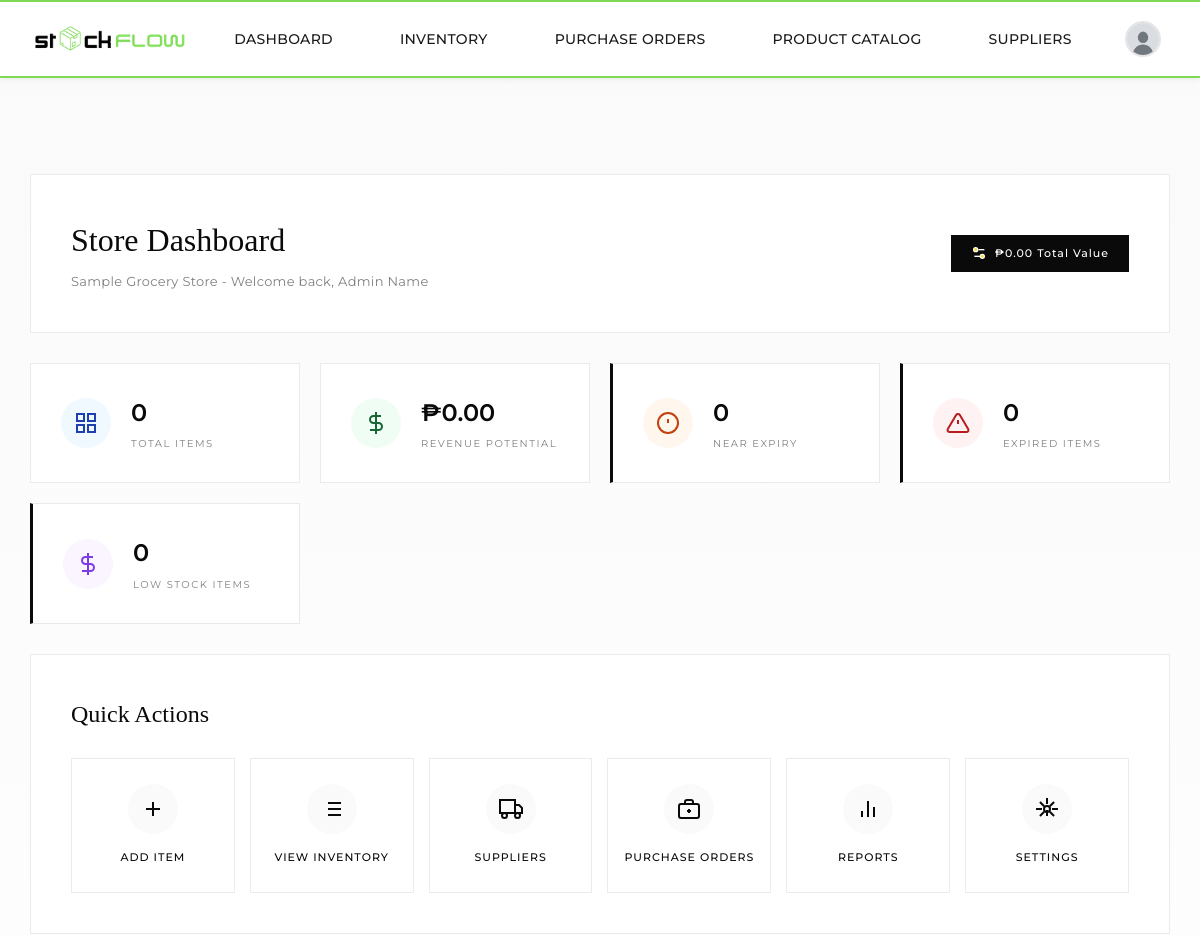
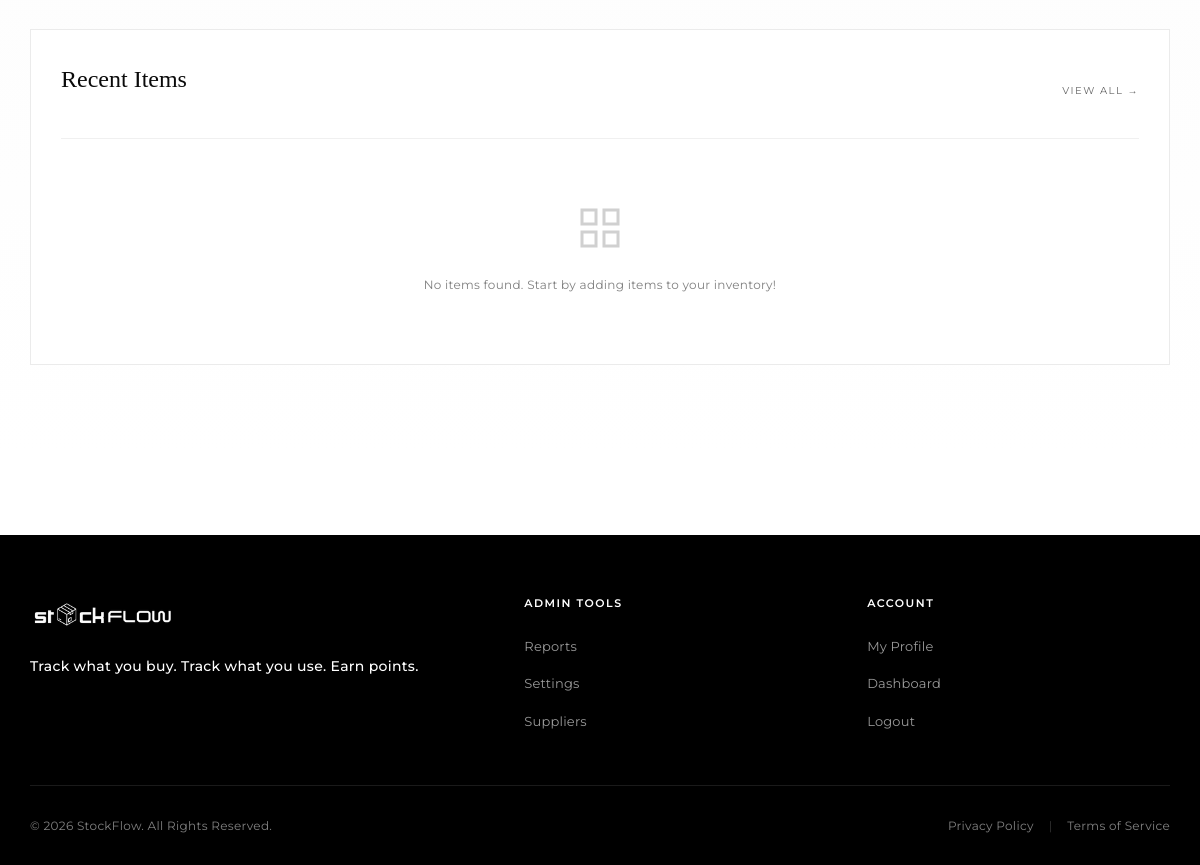
Page /grocery/grocery_dashboard.php (signed in) on the earlier database version (2 pictures, top to bottom).
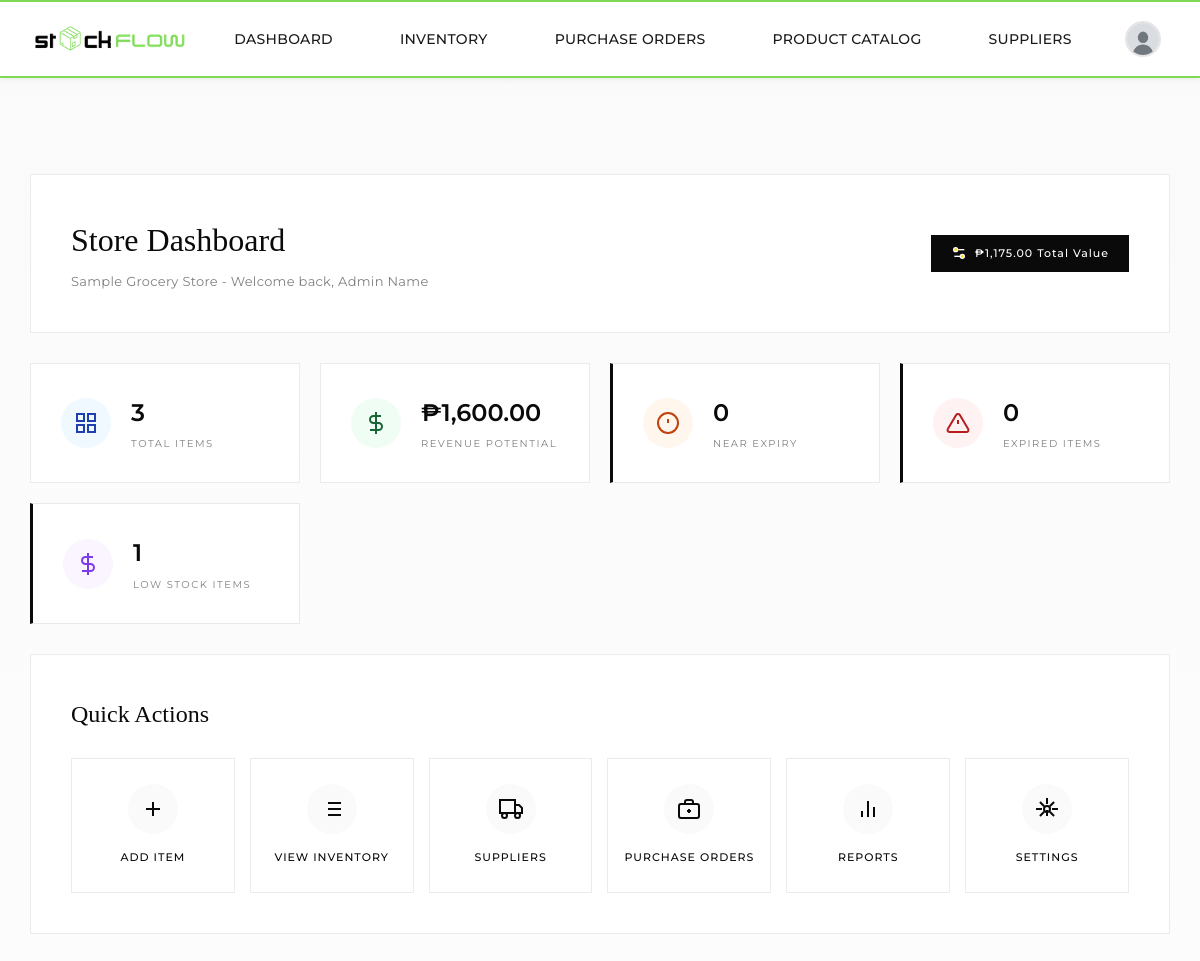
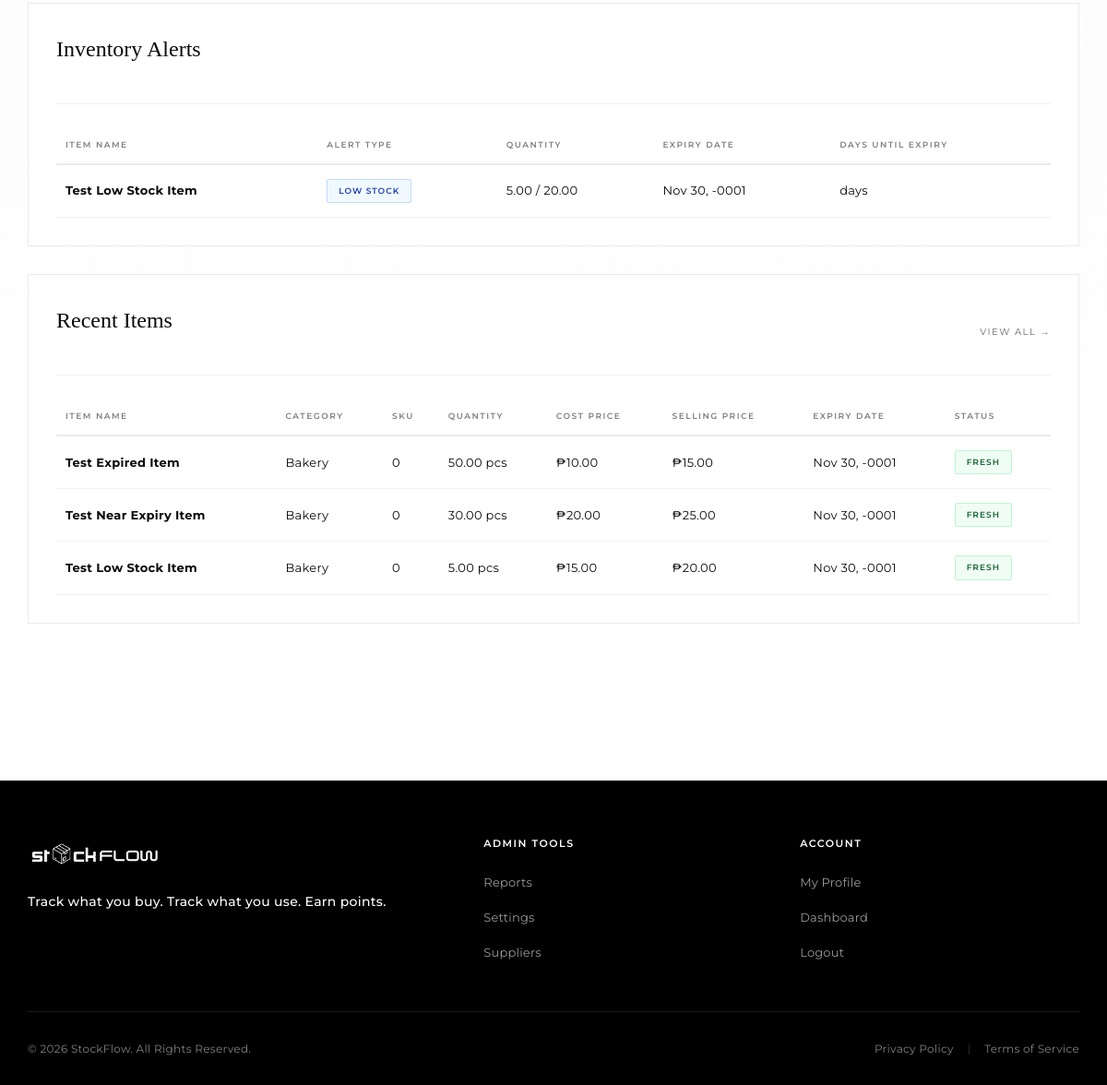
Same page on the later database version (2 pictures, top to bottom).
### tables this page shows
CREATE TABLE `grocery_items` (
  `item_id` int(11) NOT NULL,
  `item_name` varchar(255) NOT NULL,
  `barcode` varchar(100) DEFAULT NULL,
  `catalog_id` int(11) DEFAULT NULL,
  `category_id` int(11) NOT NULL,
  `supplier_id` int(11) DEFAULT NULL,
  `supplier_product_id` int(11) DEFAULT NULL COMMENT 'Links to specific supplier product with pricing',
  `purchase_order_id` int(11) DEFAULT NULL COMMENT 'Purchase order this item came from',
  `batch_number` varchar(100) DEFAULT NULL COMMENT 'Supplier batch/lot number for traceability',
  `received_date` date DEFAULT NULL COMMENT 'Date items were received from supplier',
  `quantity` decimal(10,2) NOT NULL,
  `unit` varchar(50) NOT NULL,
  `purchase_date` date NOT NULL,
  `expiry_date` date NOT NULL,
  `expiry_status` enum('fresh','near_expiry','expired') DEFAULT 'fresh',
  `alert_flag` tinyint(1) DEFAULT 0,
  `cost_price` decimal(10,2) DEFAULT NULL,
  `selling_price` decimal(10,2) DEFAULT NULL,
  `reorder_level` decimal(10,2) DEFAULT 10.00,
  `reorder_quantity` decimal(10,2) DEFAULT 50.00,
  `sku` varchar(100) DEFAULT NULL,
  `created_by` int(11) NOT NULL,
  `store_id` int(11) NOT NULL,
  `date_added` timestamp NOT NULL DEFAULT current_timestamp(),
  `last_updated` timestamp NOT NULL DEFAULT current_timestamp() ON UPDATE current_timestamp()
);

CREATE TABLE `categories` (
  `category_id` int(11) NOT NULL,
  `category_name` varchar(100) NOT NULL,
  `description` text DEFAULT NULL,
  `created_at` timestamp NOT NULL DEFAULT current_timestamp()
);

### includes/config.php (called while the page is built, shortened)
<?php
$baseUrl = '/StockFlow';
function getCurrentUserId() {
    return $_SESSION['user_id'] ?? null;
}
?>

### grocery/grocery_dashboard.php (the view, shortened to what the changed rows need)
<?php
require_once __DIR__ . '/../includes/config.php';
$conn = getDBConnection();
$user_id = getCurrentUserId();
$store_stmt = $conn->prepare("SELECT store_id FROM users WHERE user_id = ?");
$store_stmt->bind_param("i", $user_id);
$store_stmt->execute();
$store_result = $store_stmt->get_result();
$user_store = $store_result->fetch_assoc();
$store_id = $user_store['store_id'];
$summary_stmt = $conn->prepare("
    SELECT
        COUNT(gi.item_id) as total_items,
        SUM(CASE WHEN gi.expiry_status = 'near_expiry' THEN 1 ELSE 0 END) as near_expiry_items,
        SUM(CASE WHEN gi.expiry_status = 'expired' THEN 1 ELSE 0 END) as expired_items,
        SUM(CASE WHEN gi.quantity <= gi.reorder_level THEN 1 ELSE 0 END) as low_stock_items,
        SUM(gi.selling_price * gi.quantity) as revenue_potential,
        SUM(gi.cost_price * gi.quantity) as total_inventory_value
    FROM grocery_items gi
    WHERE gi.store_id = ?
");
$summary_stmt->bind_param("i", $store_id);
$summary_stmt->execute();
$summary = $summary_stmt->get_result()->fetch_assoc();
$items_stmt = $conn->prepare("
    SELECT gi.*, c.category_name
    FROM grocery_items gi
    INNER JOIN categories c ON gi.category_id = c.category_id
    WHERE gi.store_id = ?
    ORDER BY gi.date_added DESC
    LIMIT 10
");
$items_stmt->bind_param("i", $store_id);
$items_stmt->execute();
$items_result = $items_stmt->get_result();
$alerts_stmt = $conn->prepare("
    SELECT
        gi.item_id,
        gi.store_id,
        gs.store_name,
        gi.item_name,
        gi.quantity,
        gi.reorder_level,
        gi.expiry_date,
        gi.expiry_status,
        CASE
            WHEN gi.expiry_status = 'expired' THEN 'EXPIRED'
            WHEN gi.expiry_status = 'near_expiry' THEN 'NEAR_EXPIRY'
            WHEN gi.quantity <= gi.reorder_level THEN 'LOW_STOCK'
            ELSE 'OK'
        END as alert_type,
        DATEDIFF(gi.expiry_date, CURDATE()) as days_until_expiry
    FROM grocery_items gi
    JOIN grocery_stores gs ON gi.store_id = gs.store_id
    WHERE gi.store_id = ?
    AND (gi.quantity <= gi.reorder_level OR gi.expiry_status IN ('near_expiry', 'expired'))
    ORDER BY
        CASE
            WHEN gi.expiry_status = 'expired' THEN 1
            WHEN gi.expiry_status = 'near_expiry' THEN 2
            WHEN gi.quantity <= gi.reorder_level THEN 3
            ELSE 4
        END,
        gi.expiry_date ASC
    LIMIT 5
");
$alerts_stmt->bind_param("i", $store_id);
$alerts_stmt->execute();
$alerts_result = $alerts_stmt->get_result();
$pageCss = '<link rel="stylesheet" href="' . htmlspecialchars($baseUrl) . '/includes/style/pages/dashboard.css">';
require_once __DIR__ . '/../includes/header.php';
?>
<main class="dashboard-page">
    <div class="dashboard-container">
        <div class="dashboard-header">
            <div class="header-content">
                <div class="header-info">
                    <h1 class="dashboard-title">Store Dashboard</h1>
                </div>
                <div class="header-actions">
                    <div class="points-badge">
                        <svg width="16" height="16" viewBox="0 0 24 24" fill="none" stroke="currentColor" stroke-width="2">
                            <path d="M20 7h-9"></path>
                            <path d="M14 17H5"></path>
                            <circle cx="17" cy="17" r="3"></circle>
                            <circle cx="7" cy="7" r="3"></circle>
                        </svg>
                        <span>₱<?php echo number_format($summary['total_inventory_value'] ?? 0, 2); ?> Total Value</span>
                    </div>
                </div>
            </div>
        </div>
        <div class="stats-grid">
            <div class="stat-card">
                <div class="stat-content">
                    <div class="stat-value"><?php echo number_format($summary['total_items'] ?? 0); ?></div>
                    <div class="stat-label">Total Items</div>
                </div>
            </div>
            <div class="stat-card">
                <div class="stat-content">
                    <div class="stat-value">₱<?php echo number_format($summary['revenue_potential'] ?? 0, 2); ?></div>
                    <div class="stat-label">Revenue Potential</div>
                </div>
            </div>
            <div class="stat-card stat-card-highlight">
                <div class="stat-content">
                    <div class="stat-value"><?php echo number_format($summary['low_stock_items'] ?? 0); ?></div>
                    <div class="stat-label">Low Stock Items</div>
                </div>
            </div>
        </div>
        <div class="quick-actions">
            <h2 class="section-title">Quick Actions</h2>
        </div>
        <?php if ($alerts_result->num_rows > 0): ?>
        <div class="content-section">
            <div class="section-header">
                <h2 class="section-title">Inventory Alerts</h2>
            </div>
            <div class="table-wrapper">
                <table class="data-table">
                    <thead>
                        <tr>
                            <th>Item Name</th>
                            <th>Alert Type</th>
                            <th>Quantity</th>
                            <th>Expiry Date</th>
                            <th>Days Until Expiry</th>
                        </tr>
                    </thead>
                    <tbody>
                        <?php while ($alert = $alerts_result->fetch_assoc()): ?>
                        <tr>
                            <td><strong><?php echo htmlspecialchars($alert['item_name']); ?></strong></td>
                            <td>
                                <?php
                                $badge_class = '';
                                $alert_text = '';
                                switch($alert['alert_type']) {
                                    case 'LOW_STOCK':
                                        $badge_class = 'badge-personal';
                                        $alert_text = 'Low Stock';
                                        break;
                                }
                                ?>
                                <span class="badge <?php echo $badge_class; ?>"><?php echo $alert_text; ?></span>
                            </td>
                            <td><?php echo number_format($alert['quantity'], 2); ?> / <?php echo number_format($alert['reorder_level'], 2); ?></td>
                            <td><?php echo date('M d, Y', strtotime($alert['expiry_date'])); ?></td>
                            <td>
                                <?php
                                $days = $alert['days_until_expiry'];
                                if ($days < 0) {
                                    echo '<span style="color: #b91c1c;">Expired ' . abs($days) . ' days ago</span>';
                                } else {
                                    echo $days . ' days';
                                }
                                ?>
                            </td>
                        </tr>
                        <?php endwhile; ?>
                    </tbody>
                </table>
            </div>
        </div>
        <?php endif; ?>
        <div class="content-section">
            <div class="section-header">
                <h2 class="section-title">Recent Items</h2>
            </div>
            <?php if ($items_result->num_rows > 0): ?>
                <div class="table-wrapper">
                    <table class="data-table">
                        <thead>
                            <tr>
                                <th>Item Name</th>
                                <th>Category</th>
                                <th>SKU</th>
                                <th>Quantity</th>
                                <th>Cost Price</th>
                                <th>Selling Price</th>
                                <th>Expiry Date</th>
                                <th>Status</th>
                            </tr>
                        </thead>
                        <tbody>
                            <?php while ($item = $items_result->fetch_assoc()): ?>
                            <tr>
                                <td><strong><?php echo htmlspecialchars($item['item_name']); ?></strong></td>
                                <td><?php echo htmlspecialchars($item['category_name']); ?></td>
                                <td><?php echo htmlspecialchars($item['sku'] ?? 'N/A'); ?></td>
                                <td><?php echo number_format($item['quantity'], 2) . ' ' . htmlspecialchars($item['unit']); ?></td>
                                <td>₱<?php echo number_format($item['cost_price'], 2); ?></td>
                                <td>₱<?php echo number_format($item['selling_price'], 2); ?></td>
                                <td><?php echo date('M d, Y', strtotime($item['expiry_date'])); ?></td>
                                <td>
                                    <?php
                                    $badge_class = '';
                                    if ($item['expiry_status'] === 'fresh') {
                                        $badge_class = 'badge-delivered';
                                    } elseif ($item['expiry_status'] === 'near_expiry') {
                                        $badge_class = 'badge-pending';
                                    } else {
                                        $badge_class = 'badge-cancelled';
                                    }
                                    ?>
                                    <span class="badge <?php echo $badge_class; ?>">
                                        <?php echo ucfirst(str_replace('_', ' ', $item['expiry_status'])); ?>
                                    </span>
                                </td>
                            </tr>
                            <?php endwhile; ?>
                        </tbody>
                    </table>
                </div>
            <?php else: ?>
                <div class="empty-state">
                    <svg width="48" height="48" viewBox="0 0 24 24" fill="none" stroke="currentColor" stroke-width="1.5">
                        <rect x="3" y="3" width="7" height="7"/><rect x="14" y="3" width="7" height="7"/><rect x="14" y="14" width="7" height="7"/><rect x="3" y="14" width="7" height="7"/>
                    </svg>
                    <p>No items found. Start by adding items to your inventory!</p>
                </div>
            <?php endif; ?>
        </div>
    </div>
</main>
<?php require_once __DIR__ . '/../includes/footer.php'; ?>

Differences in the rows shown:
added grocery_items: item_name "Test Low Stock Item", alert_text "LOW STOCK", quantity "5.00", reorder_level "20.00", expiry_date "Nov 30, -0001", category.category_name "Bakery", sku "0", unit "pcs", cost_price "15.00", selling_price "20.00", expiry_status "FRESH"
added grocery_items: item_name "Test Expired Item", category.category_name "Bakery", sku "0", quantity "50.00", unit "pcs", cost_price "10.00", selling_price "15.00", expiry_date "Nov 30, -0001", expiry_status "FRESH", shown under "Recent Items"
added grocery_items: item_name "Test Near Expiry Item", category.category_name "Bakery", sku "0", quantity "30.00", unit "pcs", cost_price "20.00", selling_price "25.00", expiry_date "Nov 30, -0001", expiry_status "FRESH", shown under "Recent Items"
Other differences:
$summary['total_inventory_value']: "0.00" → "1,175.00"
$summary['total_items']: "0" → "3"
$summary['revenue_potential']: "0.00" → "1,600.00"
$summary['low_stock_items']: "0" → "1"
text no longer shown: "No items found. Start by adding items to your inventory!"
text now shown: "Inventory Alerts ITEM NAME ALERT TYPE QUANTITY EXPIRY DATE DAYS UNTIL EXPIRY ITEM NAME CATEGORY SKU QUANTITY COST PRICE SELLING PRICE EXPIRY DATE STATUS"
